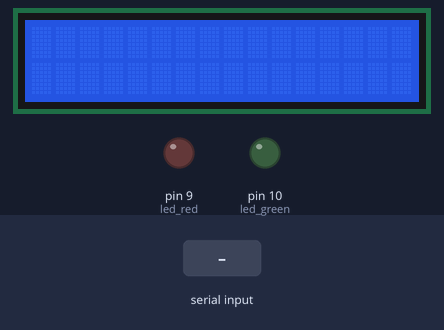
Recording of a sketch running on a simulated Arduino Uno, built with avr-gcc and run on an emulated ATmega328P. On the bench: 16×2 character LCD, output pins drawn as LEDs (lit = HIGH). Inputs (shaded band) come from the test bench.

Above: at 1.2 s.
1.3 s: "1" received over Serial
At 1.9 s:
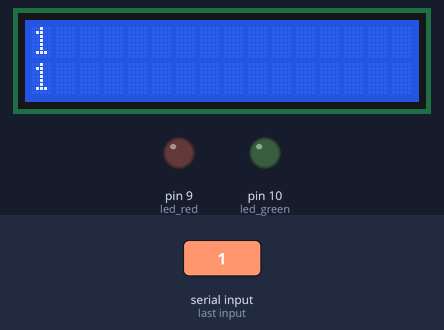
3.6 s: "0" received over Serial
At 3.94 s:
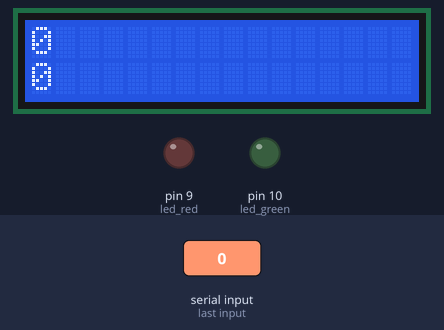
Timing chart, 0 to 6.6 s (numbered marks = the images above; inputs shaded):
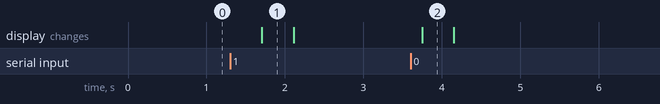

The sketch:

spotify_controller.ino
```cpp
#include <LiquidCrystal_PCF8574.h>
#include <Wire.h>
#include <IRremote.h>


LiquidCrystal_PCF8574 lcd(0x27); // set the LCD address to 0x27 for a 16 chars and 2 line display


String allStr="";

const int led_green = 10;
const int led_red = 9;

const int RECV_PIN = 4;
IRrecv irrecv(RECV_PIN);
decode_results results;
unsigned long key_value = 0;


void setup() {
  Serial.begin(9600);
  lcd.begin(16, 2);
  lcd.clear();
  lcd.setBacklight(255);
  irrecv.enableIRIn();
  pinMode(led_green, OUTPUT);
  pinMode(led_red, OUTPUT);
  irrecv.blink13(true);
}

void loop() {


    lcd.clear();
    while (Serial.available() > 0) {
        allStr = allStr + char(Serial.read());
    }
    int border = allStr.indexOf('^');
    String song = allStr.substring(0,border);
    String artist = allStr.substring(border+1,allStr.length());
    lcd.print(song);
    lcd.setCursor(0,1);
    lcd.print(artist);
    allStr = "";
    delay(400);
    lcd.setCursor(0,0);
    lcd.clear();
    if (irrecv.decode(&results)){

        if (results.value == 0XFFFFFFFF)
          results.value = key_value;

        switch(results.value){
          case 0xFFA25D:
          Serial.println("CH-");
          break;
          case 0xFF22DD:
          Serial.println("|<<");
          break;
          case 0xFF02FD:
          Serial.println(">>|");
          break ;
          case 0xFFC23D:
          Serial.println(">|");
          break ;
          case 0xFFE01F:
          Serial.println("-");
          break ;
          case 0xFFA857:
          Serial.println("+");
          break ;
          case 0xFF906F:
          Serial.println("EQ");
          break ;
        }
        key_value = results.value;
        irrecv.resume();
  }


}
```

Measured:
- after the input at 1.3 s, the display: changes after 0.41 s (image 1)
- after the input at 3.6 s, the display: changes after 0.15 s (image 2)
- what the display in image 1 shows lasts 0.4 s, from 1.7 s to 2.1 s
